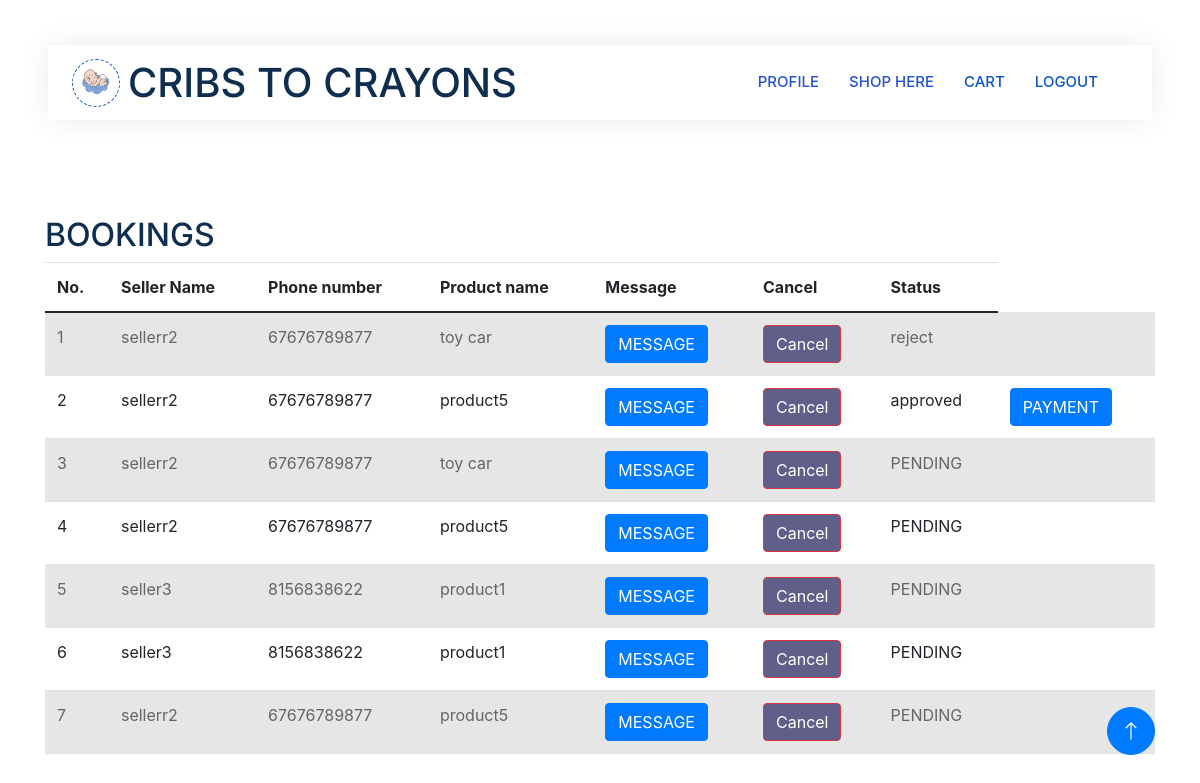
The page /myorders (signed in) on the database as committed earlier.
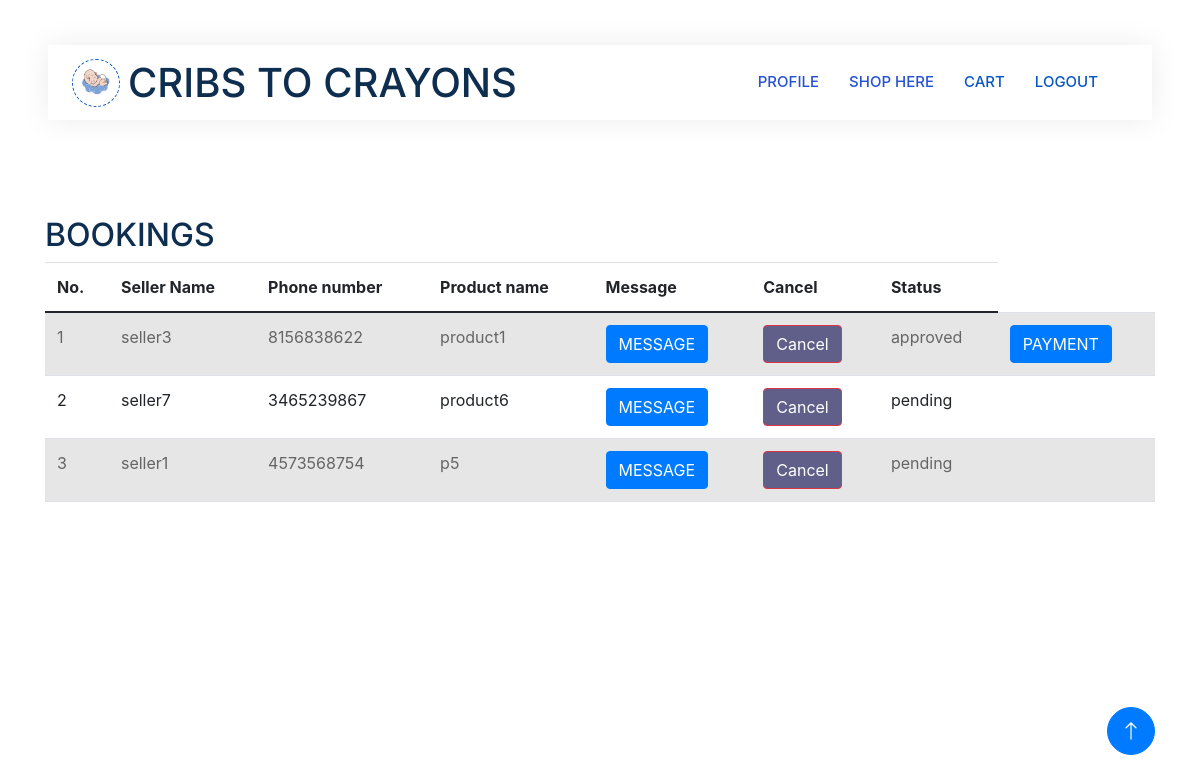
The same page on the database as committed later.
### app1/models.py (models this page shows, shortened)
class Productbooking(models.Model):
    customer_id=models.ForeignKey(Customer,on_delete=models.CASCADE)
    date=models.DateField(auto_now=True)
    product_id=models.ForeignKey(Product,on_delete=models.CASCADE)
    status=models.CharField(max_length=15,default="pending")

class Product(models.Model):
    seller_id=models.ForeignKey(Seller,on_delete=models.CASCADE)
    product_name=models.CharField(max_length=30)
    price=models.IntegerField()
    product_details=models.CharField(max_length=100)
    location=models.CharField(max_length=30)
    image1=models.FileField(upload_to='product')
    image2=models.FileField(upload_to='product')
    image3=models.FileField(upload_to='product')

class Seller(models.Model):
    login_id=models.ForeignKey(LoginUser,on_delete=models.CASCADE)
    seller_name=models.CharField(max_length=20)
    Address=models.CharField(max_length=50)
    Email=models.EmailField()
    phone=models.IntegerField()

### app1/views.py (the view)
# urls.py: path('myorders',views.my_orders,name="myorders"),
def my_orders(request):
    log_id=LoginUser.objects.get(id=request.user.id)
    customer=Customer.objects.get(login_id=log_id)
    product=Productbooking.objects.filter(customer_id=customer)
    context={
        'product':product
    }
    return render(request,'Customer/myorders.html',context)

### template/Customer/myorders.html (shortened to what this page needs)
<!DOCTYPE html>
<html lang="en">
{% load static %}
<head>
    <link href="https://cdnjs.cloudflare.com/ajax/libs/font-awesome/5.10.0/css/all.min.css" rel="stylesheet">
    <link href="https://cdn.jsdelivr.net/npm/bootstrap-icons@1.4.1/font/bootstrap-icons.css" rel="stylesheet">
    <link href="{% static 'js/animate.min.css' %}" rel="stylesheet">
    <link href="{% static 'js/owl.carousel.min.css' %}" rel="stylesheet">
    <link href="{% static 'css/bootstrap.min.css' %}" rel="stylesheet">
    <link rel="stylesheet" href="https://stackpath.bootstrapcdn.com/bootstrap/4.5.2/css/bootstrap.min.css">
    <link href="{% static 'css/style.css' %}" rel="stylesheet">
</head>
<body>
    <div class="container-xxl bg-white p-0">
        <div class="container-fluid nav-bar bg-transparent">
            <nav class="navbar navbar-expand-lg bg-white navbar-light py-0 px-4">
                <a href="" class="navbar-brand d-flex align-items-center text-center">
                    <div class="icon p-2 me-2">
                        <img class="img-fluid" src="{% static 'img/logo.gif' %}" alt="Icon" style="width: 30px; height: 30px;">
                    </div>
                    <h1 class="m-0 " >CRIBS TO CRAYONS</h1>
                </a>
                <div class="collapse navbar-collapse" id="navbarCollapse">
                    <div class="navbar-nav ms-auto">
                        <a href="{% url 'customerprofile'%}" class="nav-item nav-link">PROFILE</a>
                        <a href="{% url 'purchase'%}" class="nav-item nav-link">SHOP HERE</a>
                        <a href="{% url 'cart'%}" class="nav-item nav-link active">CART</a>
                    <a href="{% url 'login'%}" class="nav-item nav-link active" >LOGOUT</a>
                </div>
              </div>
            </nav>
        </div>
<br>
<br>
<br>
<br>
<div class="container">
    <h2>BOOKINGS</h2>
    <table class="table table-striped">
      <thead>
        <tr>
          <th>No.</th>
          <th>Seller Name</th>
          <th>Phone number</th>
          <th>Product name</th>
          <th>Message</th>
          <th>Cancel</th>
          <th>Status</th>
        </tr>
      </thead>
      <tbody>
        {% for i in product %}
        <tr>
          <td>{{ forloop.counter }}</td>
         <td>{{ i.product_id.seller_id.seller_name }}</td>
         <td>{{ i.product_id.seller_id.phone }}</td>
         <td>{{ i.product_id.product_name }}</td>
          <td>
            <a href="{% url 'chatseller' %}" class="btn btn-primary">MESSAGE</a>
           </td>
           <td>
           <a href="{% url 'deleteorder' id=i.id %}" class="btn btn-danger" style="background-color: rgb(95, 95, 138);">Cancel</a>
          </td>
          <td>{{ i.status }}</td>
          <td>
            {% if i.status == "approved" %}
            <a href="{% url 'payment' id=i.id %}" class="btn btn-primary">PAYMENT</a>
           {% endif %}
           </td>
        </tr>
        {% endfor %}
      </tbody>
    </table>
  </div>
  <a href="#" class="btn btn-lg btn-primary btn-lg-square back-to-top"><i class="bi bi-arrow-up"></i></a>
</div>
</body>
</html>

Rows that differ between the two databases and show on the page:
removed Productbooking: product_id.seller_id.seller_name "sellerr2", product_id.seller_id.phone "67676789877", product_id.product_name "toy car", status "reject"
removed Productbooking: product_id.seller_id.seller_name "sellerr2", product_id.seller_id.phone "67676789877", product_id.product_name "product5", status "approved", shows "PAYMENT"
removed Productbooking: product_id.seller_id.seller_name "sellerr2", product_id.seller_id.phone "67676789877", product_id.product_name "toy car", status "PENDING"
removed Productbooking: product_id.seller_id.seller_name "sellerr2", product_id.seller_id.phone "67676789877", product_id.product_name "product5", status "PENDING"
removed Productbooking: product_id.seller_id.seller_name "seller3", product_id.seller_id.phone "8156838622", product_id.product_name "product1", status "PENDING"
removed Productbooking: product_id.seller_id.seller_name "seller3", product_id.seller_id.phone "8156838622", product_id.product_name "product1", status "PENDING"
removed Productbooking: product_id.seller_id.seller_name "sellerr2", product_id.seller_id.phone "67676789877", product_id.product_name "product5", status "PENDING"
added Productbooking: product_id.seller_id.seller_name "seller3", product_id.seller_id.phone "8156838622", product_id.product_name "product1", status "approved", shows "PAYMENT"
added Productbooking: product_id.seller_id.seller_name "seller7", product_id.seller_id.phone "3465239867", product_id.product_name "product6", status "pending"
added Productbooking: product_id.seller_id.seller_name "seller1", product_id.seller_id.phone "4573568754", product_id.product_name "p5", status "pending"
